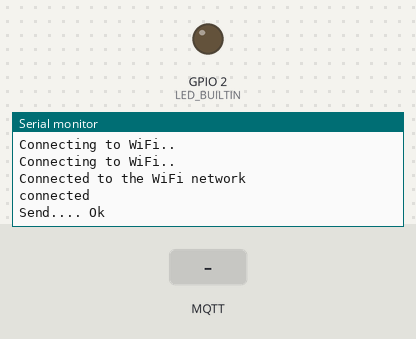
This sketch was run on a simulated ESP32. Shown: output pins drawn as LEDs (lit = HIGH), the last lines printed to the serial monitor. The test bench sets the inputs (shaded band). WiFi joins after 1.5 s; servers stay silent unless stated; random numbers use the default seed unless the sketch sets one; no MQTT or app messages arrive unless stated.

Above: at 3.2 s.
3.3 s: MQTT message "1" arrives on the first subscribed topic
At 3.9 s:
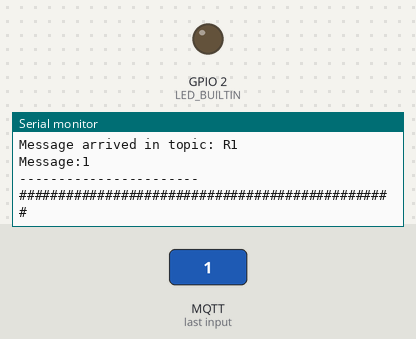
4.8 s: MQTT message "on" arrives on the first subscribed topic
At 5.1 s:
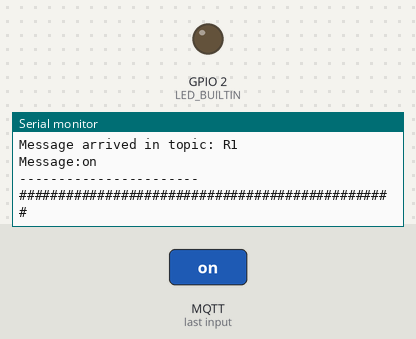
6.3 s: MQTT message "off" arrives on the first subscribed topic
At 7.4 s:
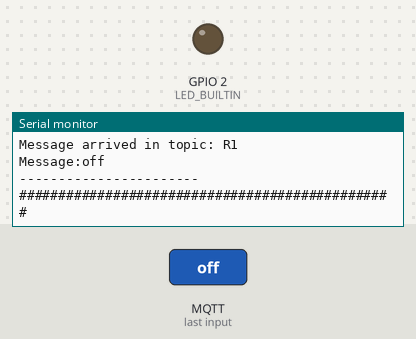

Measured:
- after the input at 3.3 s, the serial monitor: prints a new line at once (image 1)
- after the input at 4.8 s, the serial monitor: prints a new line at once (image 2)
- after the input at 6.3 s, the serial monitor: prints a new line at once (image 3)

The sketch:

esp32mqtt.ino
```cpp
#include "StructObject.h"
#include "Config.h"
#include <WiFi.h>
#include <PubSubClient.h>

int count = 0;

WiFiClient espClient;
PubSubClient client(espClient);
Timer Timer1;
bool enables = false;
float Slope_Setting = 0.04;     // Slope Setting
// not use
float temp_cutoff = 30; // Temp Cutoff
float temp_MaxOffset = -2; // Temp Max Offset
float temp_MinOffset = 2; // Temp Min Offset
//end not use
int TimeNo1_Setting = 30;       // Time No.1 Back
int TimeNo2_Setting = 450;      // Time No.2 Start
int TimeNo3_Setting = 3600;     // Time No.3 End

void callback(char* topic, byte* payload, unsigned int length) {
  Serial.println("################################################");
  Serial.print("Message arrived in topic: ");
  Serial.println(topic);
  Serial.print("Message:");
  String mess = "";
  for (int i = 0; i < length; i++) {
    //    Serial.print((char)payload[i]);
    mess += (char)payload[i];
  }
  Serial.println(mess);
  Serial.println("-----------------------");
  Serial.println("################################################");
}

void reconnect() {
  while (!client.connected()) {
    if (client.connect(clientName.c_str(), mqttUser, mqttPassword)) {
      Serial.println("connected");
      client.subscribe(("R" + String(topic)).c_str());
      client.setCallback(callback);
    } else {
      Serial.print("failed with state ");
      Serial.print(client.state());
    }
  }
}

void setup() {
  pinMode(LED_BUILTIN, OUTPUT);
  digitalWrite(LED_BUILTIN, LOW);
  Serial.begin(115200);
  WiFi.setHostname(clientName.c_str());
  WiFi.begin(ssid, password);

  while (WiFi.status() != WL_CONNECTED) {
    delay(1000);
    Serial.println("Connecting to WiFi..");
  }

  Serial.println("Connected to the WiFi network");
  client.setServer(mqttServer, mqttPort);
  reconnect();

  //  while (!client.connected()) {
  //    Serial.println("Connecting to MQTT...");
  //    if (client.connect(clientName, mqttUser, mqttPassword )) {
  //      Serial.println("connected");
  //    } else {
  //      Serial.print("failed with state ");
  //      Serial.print(client.state());
  //      delay(2000);
  //    }
  //  }
  Timer1.setIntervals(2000);
}
//unsigned long pre2 = 0;
//unsigned long post2 = 0;
void loop() {
  if (!client.connected()) {
    reconnect();
  }
  client.loop();
  Timer1.run(publishMQTT);
  //  pre2 = millis();
  //  if (pre2 - post2 >= 2000) {
  //    publishMQTT();
  //    post2 = pre2;
  //  }
  digitalWrite(LED_BUILTIN, LOW);
}
bool ledyellow = true;
bool ledgreen = false;
bool ledred = true;
int countred = 0;
int countyellow = 10;

void publishMQTT() {
  Serial.print("Send....");
  digitalWrite(LED_BUILTIN, HIGH);
  ledyellow = !ledyellow;
  ledgreen = !ledgreen;
  ledred = !ledred;
  countred ++;
  countyellow++;
  if (countred >= 100) countred = 73;
  if (countyellow >= 100) countyellow = 11;
//  String json = "{";
//  json += "\"user_id\": \"" + String(topic) + "\",";
//  json += "\"temperature\": \"" + String(float(random(2000, 2500) / 100.0), 2) + "\",";
//  json += "\"ledyellow\": \"" + String(ledyellow) + "\",";
//  json += "\"ledgreen\": \"" + String(ledgreen) + "\",";
//  json += "\"ledred\": \"" + String(ledred) + "\",";
//  json += "\"countred\": \"" + String(countred) + "\",";
//  json += "\"countyellow\": \"" + String(countyellow) + "\"";
//  json += "}";


  String json = "{";
  json += "\"user_id\": \"" + String(topic) + "\",";
  json += "\"temperature\": \"" + String(float(random(2000, 2500) / 100.0), 2) + "\",";
  json += "\"ledyellow\": \"" + String(ledyellow) + "\",";
  json += "\"ledgreen\": \"" + String(ledgreen) + "\",";
  json += "\"ledred\": \"" + String(ledred) + "\",";
  json += "\"countred\": \"" + String(countred) + "\",";
  json += "\"countyellow\": \"" + String(countyellow) + "\",";
  json += "\"enables\": \"" + String(enables) + "\",";
  json += "\"slope\": \"" + String(Slope_Setting,2) + "\",";
  json += "\"temp_cutoff\": \"" + String(temp_cutoff,2) + "\",";
  json += "\"temp_MaxOffset\": \"" + String(temp_MaxOffset) + "\",";
  json += "\"temp_MinOffset\": \"" + String(temp_MinOffset) + "\",";
  json += "\"TimeNo1_Setting\": \"" + String(TimeNo1_Setting) + "\",";
  json += "\"TimeNo2_Setting\": \"" + String(TimeNo2_Setting) + "\",";
  json += "\"TimeNo3_Setting\": \"" + String(TimeNo3_Setting) + "\"";
  json += "}";

  client.publish(topic.c_str(), json.c_str());
  Serial.println(" Ok");
  //  Serial.print("state send : ");
  //  Serial.println(client.publish(topic, json.c_str()));
  //  while (!(client.publish(topic.c_str(), json.c_str()))) {
  //    reconnect();
  //  }
  //  client.loop();
}
```

StructObject.h
```cpp
struct Timer {
  unsigned long pre = millis();
  unsigned long post = millis();
  int intervals;

  void setIntervals(int times) {
    intervals = times;
  }

  void run(void func()) {
    pre = millis();
    if (pre - post >= intervals) {
      func();
      post = pre;
    }
  }
};
```

Config.h
```cpp
const char* ssid = "komkawila_2.4GHz";
const char* password =  "12345678";
const char* mqttServer = "203.159.93.64";
const int mqttPort = 1883;
const char* mqttUser = "komkawila";
const char* mqttPassword = "Kkomprwm20_1";
String topic = "1";
String clientName = "air-sttslife-" + topic;
```
